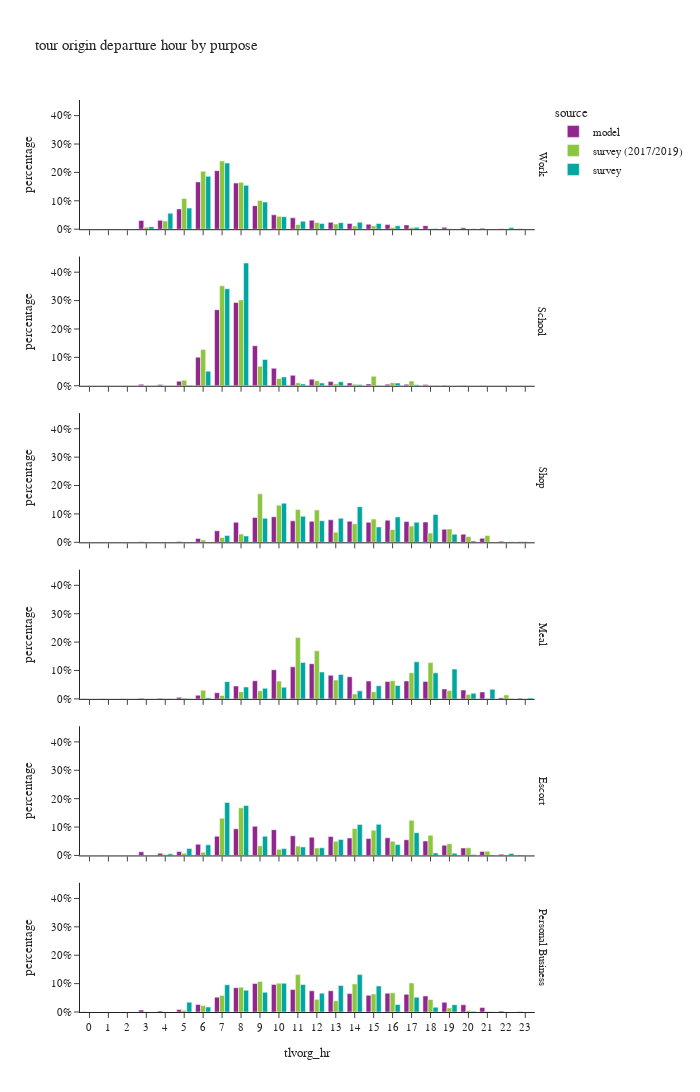

The notebook cell this image was saved under:
### Markdown cell above
## time choice by purpose

### Code cell
df_plot = df_tour.groupby(['tlvorg_hr','pdpurp_label','source'])['toexpfac'].sum().reset_index()
df_plot['percentage'] = df_plot.groupby(['pdpurp_label','source'], group_keys=False)['toexpfac']. \
    apply(lambda x: x / float(x.sum()))

fig = px.bar(df_plot.sort_values(['pdpurp_label']),
             x="tlvorg_hr", y="percentage", color="source",barmode="group",
             facet_row='pdpurp_label',
             hover_data=['toexpfac'],
             title="tour origin departure hour by purpose")
fig.update_layout(height=1500, width=700)
fig.for_each_annotation(lambda a: a.update(text = a.text.split("=")[-1]))
fig.for_each_xaxis(lambda a: a.update(dict(dtick = 1, categoryorder='category ascending')))
fig.for_each_yaxis(lambda a: a.update(dict(tickformat=".0%")))
fig.show()

### Figure 1 — Plotly figure (JSON) as saved in the notebook; plotly's stock layout.template omitted (floating-point values rounded to 4 significant figures)
{"data": [{"alignmentgroup": "True", "customdata": [[1423.0], [2829.0], [51300.0], [51910.0], [39620.0], [50840.0], [28720.0], [65850.0], [266800.0], [273700.0], [1955.0], [136100.0], [83060.0], [117300.0], [33310.0], [24880.0], [6055.0], [20050.0], [867.0], [10840.0], [8835.0], [338700.0], [26600.0], [351.0]], "hovertemplate": "source=model<br>pdpurp_label=Work<br>tlvorg_hr=%{x}<br>percentage=%{y}<br>toexpfac=%{customdata[0]}<extra></extra>", "legendgroup": "model", "marker": {"color": "#91268F", "pattern": {"shape": ""}}, "name": "model", "offsetgroup": "model", "orientation": "v", "showlegend": true, "textposition": "auto", "type": "bar", "x": [0, 22, 4, 12, 13, 3, 15, 11, 8, 6, 23, 9, 10, 5, 14, 17, 21, 18, 1, 19, 20, 7, 16, 2], "xaxis": "x6", "y": [0.0008667, 0.001723, 0.03124, 0.03162, 0.02413, 0.03096, 0.01749, 0.04011, 0.1625, 0.1667, 0.001191, 0.0829, 0.05059, 0.07146, 0.02029, 0.01516, 0.003688, 0.01221, 0.000528, 0.006602, 0.005381, 0.2063, 0.0162, 0.0002138], "yaxis": "y6"}, {"alignmentgroup": "True", "customdata": [[93110.0], [966.0], [193900.0], [886.0], [4357.0], [176900.0], [6513.0], [583.0], [15270.0], [9652.0], [3425.0], [24230.0], [7.0], [40690.0], [3770.0], [2690.0], [0.0], [5.0], [66570.0], [3296.0], [4.0], [3115.0], [10600.0], [8.0]], "hovertemplate": "source=model<br>pdpurp_label=School<br>tlvorg_hr=%{x}<br>percentage=%{y}<br>toexpfac=%{customdata[0]}<extra></extra>", "legendgroup": "model", "marker": {"color": "#91268F", "pattern": {"shape": ""}}, "name": "model", "offsetgroup": "model", "orientation": "v", "showlegend": false, "textposition": "auto", "type": "bar", "x": [9, 19, 8, 20, 15, 7, 14, 21, 12, 13, 17, 11, 22, 10, 16, 18, 2, 1, 6, 3, 23, 4, 5, 0], "xaxis": "x5", "y": [0.141, 0.001462, 0.2936, 0.001341, 0.006596, 0.2678, 0.009859, 0.0008826, 0.02311, 0.01461, 0.005185, 0.03668, 1.06e-05, 0.06159, 0.005707, 0.004072, 0.0, 7.569e-06, 0.1008, 0.00499, 6.055e-06, 0.004716, 0.01604, 1.211e-05], "yaxis": "y5"}, {"alignmentgroup": "True", "customdata": [[2809.0], [62680.0], [1837.0], [51660.0], [49100.0], [1400.0], [10000.0], [54360.0], [52720.0], [798.0], [169.0], [50880.0], [55220.0], [51620.0], [32000.0], [28290.0], [9455.0], [393.0], [20040.0], [49080.0], [61160.0], [314.0], [49820.0], [1110.0]], "hovertemplate": "source=model<br>pdpurp_label=Shop<br>tlvorg_hr=%{x}<br>percentage=%{y}<br>toexpfac=%{customdata[0]}<extra></extra>", "legendgroup": "model", "marker": {"color": "#91268F", "pattern": {"shape": ""}}, "name": "model", "offsetgroup": "model", "orientation": "v", "showlegend": false, "textposition": "auto", "type": "bar", "x": [22, 10, 5, 12, 15, 23, 21, 16, 11, 4, 2, 17, 13, 14, 19, 7, 6, 0, 20, 8, 9, 1, 18, 3], "xaxis": "x4", "y": [0.004031, 0.08994, 0.002636, 0.07413, 0.07046, 0.002009, 0.01435, 0.078, 0.07565, 0.001145, 0.0002425, 0.07301, 0.07923, 0.07407, 0.04591, 0.04059, 0.01357, 0.0005639, 0.02876, 0.07042, 0.08776, 0.0004505, 0.07149, 0.001593], "yaxis": "y4"}, {"alignmentgroup": "True", "customdata": [[1439.0], [52830.0], [131.0], [16470.0], [23680.0], [484.0], [42510.0], [41670.0], [42740.0], [391.0], [41190.0], [21080.0], [69420.0], [83970.0], [76390.0], [1436.0], [2980.0], [30610.0], [8684.0], [56140.0], [43130.0], [14640.0], [3754.0], [1620.0]], "hovertemplate": "source=model<br>pdpurp_label=Meal<br>tlvorg_hr=%{x}<br>percentage=%{y}<br>toexpfac=%{customdata[0]}<extra></extra>", "legendgroup": "model", "marker": {"color": "#91268F", "pattern": {"shape": ""}}, "name": "model", "offsetgroup": "model", "orientation": "v", "showlegend": false, "textposition": "auto", "type": "bar", "x": [23, 14, 2, 21, 19, 0, 15, 18, 17, 1, 16, 20, 10, 12, 11, 4, 22, 8, 6, 13, 9, 7, 5, 3], "xaxis": "x3", "y": [0.002124, 0.07799, 0.0001934, 0.02431, 0.03495, 0.0007145, 0.06276, 0.06151, 0.06309, 0.0005772, 0.0608, 0.03112, 0.1025, 0.124, 0.1128, 0.00212, 0.004399, 0.04519, 0.01282, 0.08288, 0.06368, 0.02161, 0.005542, 0.002392], "yaxis": "y3"}, {"alignmentgroup": "True", "customdata": [[11810.0], [81920.0], [12410.0], [44390.0], [22820.0], [31540.0], [59140.0], [3730.0], [385.0], [89820.0], [48360.0], [11160.0], [56110.0], [182.0], [53790.0], [58190.0], [51990.0], [338.0], [1696.0], [54280.0], [6474.0], [60580.0], [79230.0], [34380.0]], "hovertemplate": "source=model<br>pdpurp_label=Escort<br>tlvorg_hr=%{x}<br>percentage=%{y}<br>toexpfac=%{customdata[0]}<extra></extra>", "legendgroup": "model", "marker": {"color": "#91268F", "pattern": {"shape": ""}}, "name": "model", "offsetgroup": "model", "orientation": "v", "showlegend": false, "textposition": "auto", "type": "bar", "x": [5, 8, 21, 18, 20, 19, 7, 22, 0, 9, 17, 3, 12, 2, 14, 13, 15, 1, 23, 16, 4, 11, 10, 6], "xaxis": "x2", "y": [0.0135, 0.09365, 0.01419, 0.05074, 0.02609, 0.03606, 0.0676, 0.004264, 0.0004401, 0.1027, 0.05529, 0.01275, 0.06415, 0.0002081, 0.0615, 0.06653, 0.05943, 0.0003864, 0.001939, 0.06205, 0.007401, 0.06926, 0.09058, 0.03931], "yaxis": "y2"}, {"alignmentgroup": "True", "customdata": [[514.0], [5529.0], [1208.0], [8997.0], [30280.0], [18530.0], [9373.0], [3025.0], [1376.0], [2502.0], [38.0], [123.0], [175.0], [35530.0], [34370.0], [12100.0], [19990.0], [22060.0], [23490.0], [20870.0], [22900.0], [26440.0], [26420.0], [27920.0]], "hovertemplate": "source=model<br>pdpurp_label=Personal Business<br>tlvorg_hr=%{x}<br>percentage=%{y}<br>toexpfac=%{customdata[0]}<extra></extra>", "legendgroup": "model", "marker": {"color": "#91268F", "pattern": {"shape": ""}}, "name": "model", "offsetgroup": "model", "orientation": "v", "showlegend": false, "textposition": "auto", "type": "bar", "x": [23, 21, 22, 20, 8, 7, 6, 5, 4, 3, 2, 1, 0, 9, 10, 19, 18, 17, 16, 15, 14, 13, 12, 11], "xaxis": "x", "y": [0.001453, 0.01563, 0.003415, 0.02543, 0.08559, 0.05238, 0.0265, 0.008552, 0.00389, 0.007073, 0.0001074, 0.0003477, 0.0004947, 0.1004, 0.09716, 0.03421, 0.05652, 0.06235, 0.0664, 0.05899, 0.06473, 0.07473, 0.07469, 0.07892], "yaxis": "y"}, {"alignmentgroup": "True", "customdata": [[26840.0], [47070.0], [38840.0], [29710.0], [18520.0], [11540.0], [988.7], [393100.0], [333500.0], [269800.0], [165900.0], [176800.0], [988.7], [74340.0], [19190.0], [9235.0], [4129.0], [0.0], [2190.0], [1627.0], [663.4], [2.034], [10080.0], [66.61]], "hovertemplate": "source=survey (2017/2019)<br>pdpurp_label=Work<br>tlvorg_hr=%{x}<br>percentage=%{y}<br>toexpfac=%{customdata[0]}<extra></extra>", "legendgroup": "survey (2017/2019)", "marker": {"color": "#8CC63E", "pattern": {"shape": ""}}, "name": "survey (2017/2019)", "offsetgroup": "survey (2017/2019)", "orientation": "v", "showlegend": true, "textposition": "auto", "type": "bar", "x": [11, 4, 12, 13, 14, 3, 22, 7, 6, 8, 9, 5, 23, 10, 15, 17, 18, 1, 19, 20, 0, 21, 16, 2], "xaxis": "x6", "y": [0.01642, 0.02879, 0.02376, 0.01817, 0.01133, 0.007056, 0.0006047, 0.2404, 0.204, 0.165, 0.1015, 0.1081, 0.0006047, 0.04547, 0.01173, 0.005648, 0.002525, 0.0, 0.001339, 0.0009952, 0.0004057, 1.244e-06, 0.006165, 4.074e-05], "yaxis": "y6"}, {"alignmentgroup": "True", "customdata": [[9372.0], [0.0], [36240.0], [75.15], [158900.0], [0.0], [185000.0], [2900.0], [5635.0], [3741.0], [8699.0], [5464.0], [0.0], [13590.0], [675.1], [17570.0], [0.0], [0.0], [0.0], [0.0], [67140.0], [0.0], [10420.0], [0.0]], "hovertemplate": "source=survey (2017/2019)<br>pdpurp_label=School<br>tlvorg_hr=%{x}<br>percentage=%{y}<br>toexpfac=%{customdata[0]}<extra></extra>", "legendgroup": "survey (2017/2019)", "marker": {"color": "#8CC63E", "pattern": {"shape": ""}}, "name": "survey (2017/2019)", "offsetgroup": "survey (2017/2019)", "orientation": "v", "showlegend": false, "textposition": "auto", "type": "bar", "x": [12, 22, 9, 19, 8, 20, 7, 14, 16, 13, 17, 11, 21, 10, 18, 15, 4, 1, 2, 3, 6, 23, 5, 0], "xaxis": "x5", "y": [0.01784, 0.0, 0.06898, 0.000143, 0.3024, 0.0, 0.3521, 0.005519, 0.01073, 0.00712, 0.01656, 0.0104, 0.0, 0.02586, 0.001285, 0.03345, 0.0, 0.0, 0.0, 0.0, 0.1278, 0.0, 0.01984, 0.0], "yaxis": "y5"}, {"alignmentgroup": "True", "customdata": [[0.0], [18880.0], [102900.0], [35570.0], [16070.0], [44950.0], [64360.0], [0.5453], [91120.0], [608.1], [89630.0], [28020.0], [37190.0], [2124.0], [83.25], [6154.0], [13480.0], [22830.0], [51440.0], [134200.0], [313.6], [11.09], [25820.0], [557.4]], "hovertemplate": "source=survey (2017/2019)<br>pdpurp_label=Shop<br>tlvorg_hr=%{x}<br>percentage=%{y}<br>toexpfac=%{customdata[0]}<extra></extra>", "legendgroup": "survey (2017/2019)", "marker": {"color": "#8CC63E", "pattern": {"shape": ""}}, "name": "survey (2017/2019)", "offsetgroup": "survey (2017/2019)", "orientation": "v", "showlegend": false, "textposition": "auto", "type": "bar", "x": [1, 21, 10, 16, 20, 17, 15, 2, 11, 4, 12, 13, 19, 23, 0, 6, 7, 8, 14, 9, 5, 3, 18, 22], "xaxis": "x4", "y": [0.0, 0.02401, 0.1309, 0.04524, 0.02043, 0.05717, 0.08185, 6.935e-07, 0.1159, 0.0007734, 0.114, 0.03564, 0.04729, 0.002701, 0.0001059, 0.007827, 0.01714, 0.02903, 0.06542, 0.1707, 0.0003989, 1.41e-05, 0.03284, 0.000709], "yaxis": "y4"}, {"alignmentgroup": "True", "customdata": [[0.0], [6321.0], [5593.0], [10820.0], [0.0], [47200.0], [0.0], [23710.0], [0.0], [9277.0], [33990.0], [62590.0], [5109.0], [9392.0], [79800.0], [104.4], [23120.0], [0.0], [10420.0], [496.2], [11360.0], [24590.0], [4467.0], [1004.0]], "hovertemplate": "source=survey (2017/2019)<br>pdpurp_label=Meal<br>tlvorg_hr=%{x}<br>percentage=%{y}<br>toexpfac=%{customdata[0]}<extra></extra>", "legendgroup": "survey (2017/2019)", "marker": {"color": "#8CC63E", "pattern": {"shape": ""}}, "name": "survey (2017/2019)", "offsetgroup": "survey (2017/2019)", "orientation": "v", "showlegend": false, "textposition": "auto", "type": "bar", "x": [2, 14, 20, 19, 0, 18, 1, 16, 23, 15, 17, 12, 22, 8, 11, 4, 10, 3, 9, 21, 6, 13, 7, 5], "xaxis": "x3", "y": [0.0, 0.01711, 0.01514, 0.02928, 0.0, 0.1278, 0.0, 0.06419, 0.0, 0.02512, 0.09202, 0.1695, 0.01383, 0.02543, 0.2161, 0.0002826, 0.06258, 0.0, 0.02822, 0.001343, 0.03074, 0.06658, 0.01209, 0.002719], "yaxis": "y3"}, {"alignmentgroup": "True", "customdata": [[330.5], [72890.0], [53720.0], [5062.0], [636.9], [17980.0], [57100.0], [3465.0], [0.0], [11720.0], [30990.0], [14690.0], [69.0], [0.0], [41300.0], [6335.0], [21610.0], [11400.0], [38700.0], [1609.0], [0.0], [14280.0], [21630.0], [9348.0]], "hovertemplate": "source=survey (2017/2019)<br>pdpurp_label=Escort<br>tlvorg_hr=%{x}<br>percentage=%{y}<br>toexpfac=%{customdata[0]}<extra></extra>", "legendgroup": "survey (2017/2019)", "marker": {"color": "#8CC63E", "pattern": {"shape": ""}}, "name": "survey (2017/2019)", "offsetgroup": "survey (2017/2019)", "orientation": "v", "showlegend": false, "textposition": "auto", "type": "bar", "x": [23, 8, 17, 6, 22, 19, 7, 5, 0, 20, 18, 9, 3, 2, 14, 21, 13, 12, 15, 4, 1, 11, 16, 10], "xaxis": "x2", "y": [0.0007599, 0.1676, 0.1235, 0.01164, 0.001465, 0.04134, 0.1313, 0.007969, 0.0, 0.02695, 0.07127, 0.03378, 0.0001587, 0.0, 0.09497, 0.01457, 0.0497, 0.02622, 0.08899, 0.0037, 0.0, 0.03283, 0.04974, 0.0215], "yaxis": "y2"}, {"alignmentgroup": "True", "customdata": [[700.4], [2041.0], [4338.0], [107300.0], [71280.0], [47350.0], [18700.0], [4797.0], [693.7], [415.1], [0.0], [0.0], [0.0], [11830.0], [36070.0], [83280.0], [55080.0], [51540.0], [80590.0], [32260.0], [36320.0], [82770.0], [87580.0], [68.09]], "hovertemplate": "source=survey (2017/2019)<br>pdpurp_label=Personal Business<br>tlvorg_hr=%{x}<br>percentage=%{y}<br>toexpfac=%{customdata[0]}<extra></extra>", "legendgroup": "survey (2017/2019)", "marker": {"color": "#8CC63E", "pattern": {"shape": ""}}, "name": "survey (2017/2019)", "offsetgroup": "survey (2017/2019)", "orientation": "v", "showlegend": false, "textposition": "auto", "type": "bar", "x": [22, 21, 20, 11, 8, 7, 6, 5, 4, 3, 2, 1, 0, 19, 18, 17, 16, 15, 14, 13, 12, 10, 9, 23], "xaxis": "x", "y": [0.0008594, 0.002505, 0.005323, 0.1317, 0.08746, 0.05809, 0.02295, 0.005886, 0.0008511, 0.0005094, 0.0, 0.0, 0.0, 0.01451, 0.04425, 0.1022, 0.06758, 0.06324, 0.09889, 0.03958, 0.04456, 0.1016, 0.1075, 8.355e-05], "yaxis": "y"}, {"alignmentgroup": "True", "customdata": [[74930.0], [26890.0], [37770.0], [311400.0], [32950.0], [12100.0], [30690.0], [7464.0], [206300.0], [248900.0], [127700.0], [59090.0], [99400.0], [256.0], [26990.0], [3106.0], [9068.0], [552.0], [1355.0], [2492.0], [0.0], [1284.0], [0.0], [15880.0]], "hovertemplate": "source=survey<br>pdpurp_label=Work<br>tlvorg_hr=%{x}<br>percentage=%{y}<br>toexpfac=%{customdata[0]}<extra></extra>", "legendgroup": "survey", "marker": {"color": "#00A7A0", "pattern": {"shape": ""}}, "name": "survey", "offsetgroup": "survey", "orientation": "v", "showlegend": true, "textposition": "auto", "type": "bar", "x": [4, 12, 11, 7, 14, 3, 13, 22, 8, 6, 9, 10, 5, 23, 15, 18, 17, 1, 19, 20, 0, 21, 2, 16], "xaxis": "x6", "y": [0.05606, 0.02012, 0.02826, 0.233, 0.02465, 0.009056, 0.02296, 0.005584, 0.1544, 0.1862, 0.09554, 0.04421, 0.07437, 0.0001915, 0.0202, 0.002324, 0.006784, 0.000413, 0.001014, 0.001864, 0.0, 0.0009608, 0.0, 0.01188], "yaxis": "y6"}, {"alignmentgroup": "True", "customdata": [[48090.0], [156.1], [224800.0], [0.0], [0.0], [177700.0], [387.8], [0.0], [5016.0], [7405.0], [1663.0], [3333.0], [4970.0], [278.9], [2230.0], [16160.0], [75.6], [0.0], [26700.0], [0.0], [0.0], [0.0], [944.6], [0.0]], "hovertemplate": "source=survey<br>pdpurp_label=School<br>tlvorg_hr=%{x}<br>percentage=%{y}<br>toexpfac=%{customdata[0]}<extra></extra>", "legendgroup": "survey", "marker": {"color": "#00A7A0", "pattern": {"shape": ""}}, "name": "survey", "offsetgroup": "survey", "orientation": "v", "showlegend": false, "textposition": "auto", "type": "bar", "x": [9, 19, 8, 21, 20, 7, 15, 22, 12, 13, 17, 11, 16, 18, 14, 10, 4, 1, 6, 2, 3, 23, 5, 0], "xaxis": "x5", "y": [0.09249, 0.0003002, 0.4323, 0.0, 0.0, 0.3419, 0.0007459, 0.0, 0.009647, 0.01424, 0.003199, 0.006411, 0.009559, 0.0005365, 0.004288, 0.03108, 0.0001454, 0.0, 0.05135, 0.0, 0.0, 0.0, 0.001817, 0.0], "yaxis": "y5"}, {"alignmentgroup": "True", "customdata": [[82880.0], [53870.0], [766.9], [32650.0], [306.3], [55310.0], [0.0], [0.0], [45890.0], [50830.0], [17190.0], [8.11], [42470.0], [14570.0], [313.3], [484.4], [2934.0], [13520.0], [50810.0], [666.5], [75500.0], [1308.0], [59090.0], [0.0]], "hovertemplate": "source=survey<br>pdpurp_label=Shop<br>tlvorg_hr=%{x}<br>percentage=%{y}<br>toexpfac=%{customdata[0]}<extra></extra>", "legendgroup": "survey", "marker": {"color": "#00A7A0", "pattern": {"shape": ""}}, "name": "survey", "offsetgroup": "survey", "orientation": "v", "showlegend": false, "textposition": "auto", "type": "bar", "x": [10, 16, 21, 15, 2, 11, 1, 4, 12, 13, 19, 23, 17, 7, 6, 0, 20, 8, 9, 5, 14, 22, 18, 3], "xaxis": "x4", "y": [0.1378, 0.08958, 0.001275, 0.0543, 0.0005094, 0.09197, 0.0, 0.0, 0.07631, 0.08452, 0.02859, 1.349e-05, 0.07062, 0.02422, 0.0005209, 0.0008055, 0.004879, 0.02248, 0.0845, 0.001108, 0.1256, 0.002174, 0.09826, 0.0], "yaxis": "y4"}, {"alignmentgroup": "True", "customdata": [[0.0], [11240.0], [34280.0], [0.0], [18420.0], [7901.0], [41740.0], [0.0], [36490.0], [52020.0], [18900.0], [1329.0], [13430.0], [37660.0], [71.55], [45.94], [16590.0], [16320.0], [51140.0], [10.64], [0.0], [1619.0], [14800.0], [24190.0]], "hovertemplate": "source=survey<br>pdpurp_label=Meal<br>tlvorg_hr=%{x}<br>percentage=%{y}<br>toexpfac=%{customdata[0]}<extra></extra>", "legendgroup": "survey", "marker": {"color": "#00A7A0", "pattern": {"shape": ""}}, "name": "survey", "offsetgroup": "survey", "orientation": "v", "showlegend": false, "textposition": "auto", "type": "bar", "x": [2, 14, 13, 1, 15, 20, 19, 0, 18, 17, 16, 23, 21, 12, 22, 5, 8, 10, 11, 4, 3, 6, 9, 7], "xaxis": "x3", "y": [0.0, 0.02823, 0.08609, 0.0, 0.04625, 0.01984, 0.1048, 0.0, 0.09164, 0.1306, 0.04746, 0.003337, 0.03373, 0.09458, 0.0001797, 0.0001154, 0.04167, 0.04099, 0.1284, 2.672e-05, 0.0, 0.004067, 0.03716, 0.06074], "yaxis": "y3"}, {"alignmentgroup": "True", "customdata": [[0.0], [116100.0], [2042.0], [24640.0], [4675.0], [5243.0], [123300.0], [0.0], [5788.0], [15980.0], [52930.0], [0.0], [0.0], [72330.0], [17820.0], [72150.0], [898.5], [37190.0], [19720.0], [44780.0], [3757.0], [0.0], [25180.0], [15900.0]], "hovertemplate": "source=survey<br>pdpurp_label=Escort<br>tlvorg_hr=%{x}<br>percentage=%{y}<br>toexpfac=%{customdata[0]}<extra></extra>", "legendgroup": "survey", "marker": {"color": "#00A7A0", "pattern": {"shape": ""}}, "name": "survey", "offsetgroup": "survey", "orientation": "v", "showlegend": false, "textposition": "auto", "type": "bar", "x": [23, 8, 20, 6, 22, 19, 7, 0, 18, 5, 17, 3, 2, 15, 12, 14, 21, 13, 11, 9, 4, 1, 16, 10], "xaxis": "x2", "y": [0.0, 0.1758, 0.003091, 0.03731, 0.007079, 0.007938, 0.1867, 0.0, 0.008763, 0.02419, 0.08014, 0.0, 0.0, 0.1095, 0.02698, 0.1092, 0.001361, 0.0563, 0.02986, 0.06781, 0.005688, 0.0, 0.03813, 0.02407], "yaxis": "y2"}, {"alignmentgroup": "True", "customdata": [[208.4], [46.94], [817.9], [7877.0], [23570.0], [29390.0], [5381.0], [10660.0], [0.0], [0.0], [0.0], [0.0], [0.0], [21270.0], [5255.0], [15870.0], [8037.0], [28110.0], [40370.0], [28690.0], [20350.0], [0.0], [29670.0], [31020.0]], "hovertemplate": "source=survey<br>pdpurp_label=Personal Business<br>tlvorg_hr=%{x}<br>percentage=%{y}<br>toexpfac=%{customdata[0]}<extra></extra>", "legendgroup": "survey", "marker": {"color": "#00A7A0", "pattern": {"shape": ""}}, "name": "survey", "offsetgroup": "survey", "orientation": "v", "showlegend": false, "textposition": "auto", "type": "bar", "x": [21, 22, 20, 19, 8, 7, 6, 5, 4, 3, 2, 1, 0, 9, 18, 17, 16, 15, 14, 13, 12, 23, 11, 10], "xaxis": "x", "y": [0.0006798, 0.0001531, 0.002668, 0.02569, 0.07687, 0.09586, 0.01755, 0.03478, 0.0, 0.0, 0.0, 0.0, 0.0, 0.06936, 0.01714, 0.05177, 0.02621, 0.0917, 0.1317, 0.09358, 0.06637, 0.0, 0.09677, 0.1012], "yaxis": "y"}], "layout": {"annotations": [{"font": {}, "showarrow": false, "text": "Personal Business", "textangle": 90, "x": 0.98, "xanchor": "left", "xref": "paper", "y": 0.07083, "yanchor": "middle", "yref": "paper"}, {"font": {}, "showarrow": false, "text": "Escort", "textangle": 90, "x": 0.98, "xanchor": "left", "xref": "paper", "y": 0.2425, "yanchor": "middle", "yref": "paper"}, {"font": {}, "showarrow": false, "text": "Meal", "textangle": 90, "x": 0.98, "xanchor": "left", "xref": "paper", "y": 0.4142, "yanchor": "middle", "yref": "paper"}, {"font": {}, "showarrow": false, "text": "Shop", "textangle": 90, "x": 0.98, "xanchor": "left", "xref": "paper", "y": 0.5858, "yanchor": "middle", "yref": "paper"}, {"font": {}, "showarrow": false, "text": "School", "textangle": 90, "x": 0.98, "xanchor": "left", "xref": "paper", "y": 0.7575, "yanchor": "middle", "yref": "paper"}, {"font": {}, "showarrow": false, "text": "Work", "textangle": 90, "x": 0.98, "xanchor": "left", "xref": "paper", "y": 0.9292, "yanchor": "middle", "yref": "paper"}], "barmode": "group", "height": 1500, "legend": {"title": {"text": "source"}, "tracegroupgap": 0}, "title": {"text": "tour origin departure hour by purpose"}, "width": 700, "xaxis": {"anchor": "y", "categoryorder": "category ascending", "domain": [0.0, 0.98], "dtick": 1, "title": {"text": "tlvorg_hr"}}, "xaxis2": {"anchor": "y2", "categoryorder": "category ascending", "domain": [0.0, 0.98], "dtick": 1, "matches": "x", "showticklabels": false}, "xaxis3": {"anchor": "y3", "categoryorder": "category ascending", "domain": [0.0, 0.98], "dtick": 1, "matches": "x", "showticklabels": false}, "xaxis4": {"anchor": "y4", "categoryorder": "category ascending", "domain": [0.0, 0.98], "dtick": 1, "matches": "x", "showticklabels": false}, "xaxis5": {"anchor": "y5", "categoryorder": "category ascending", "domain": [0.0, 0.98], "dtick": 1, "matches": "x", "showticklabels": false}, "xaxis6": {"anchor": "y6", "categoryorder": "category ascending", "domain": [0.0, 0.98], "dtick": 1, "matches": "x", "showticklabels": false}, "yaxis": {"anchor": "x", "domain": [0.0, 0.1417], "tickformat": ".0%", "title": {"text": "percentage"}}, "yaxis2": {"anchor": "x2", "domain": [0.1717, 0.3133], "matches": "y", "tickformat": ".0%", "title": {"text": "percentage"}}, "yaxis3": {"anchor": "x3", "domain": [0.3433, 0.485], "matches": "y", "tickformat": ".0%", "title": {"text": "percentage"}}, "yaxis4": {"anchor": "x4", "domain": [0.515, 0.6567], "matches": "y", "tickformat": ".0%", "title": {"text": "percentage"}}, "yaxis5": {"anchor": "x5", "domain": [0.6867, 0.8283], "matches": "y", "tickformat": ".0%", "title": {"text": "percentage"}}, "yaxis6": {"anchor": "x6", "domain": [0.8583, 1.0], "matches": "y", "tickformat": ".0%", "title": {"text": "percentage"}}}}
